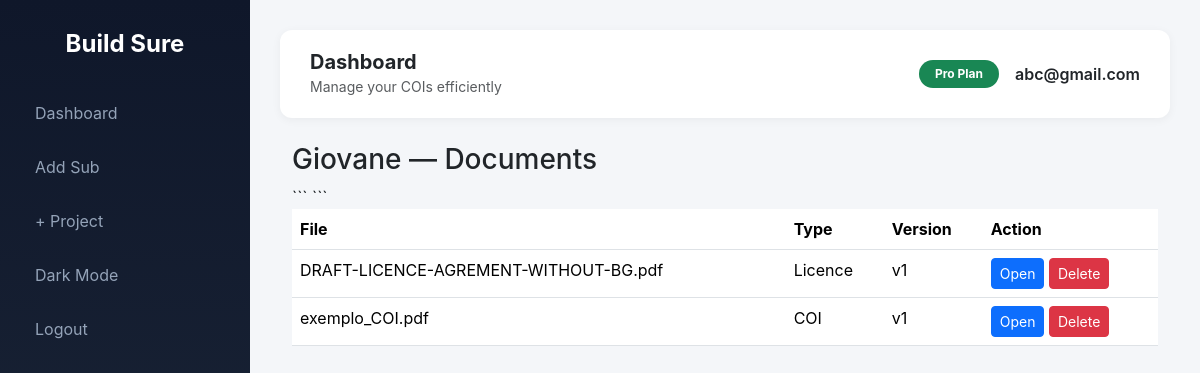
The page /sub/1/documents (signed in) on the database its author committed.
### main.py (models this page shows, shortened)
class User(db.Model, UserMixin):
    id = db.Column(db.Integer, primary_key=True)
    email = db.Column(db.String(120), unique=True, nullable=False)
    password = db.Column(db.String(200), nullable=False)
    timezone = db.Column(db.String(50), default="US/Eastern")
    paid = db.Column(db.Boolean, default=False)
    subs = db.relationship(
        'Subcontractor',
        backref='owner',
        cascade="all, delete-orphan",
        lazy=True
    )

class Subcontractor(db.Model):
    id = db.Column(db.Integer, primary_key=True)
    user_id = db.Column(
        db.Integer,
        db.ForeignKey('user.id'),
        nullable=False
    )
    name = db.Column(db.String(150))
    email = db.Column(db.String(150))
    phone = db.Column(db.String(30))
    role = db.Column(db.String(100))
    timezone = db.Column(db.String(50))
    coi_expiration = db.Column(db.Date)
    last_reminder_sent = db.Column(db.DateTime)
    documents = db.relationship(
        "Document",
        backref="sub",
        lazy=True,
        cascade="all, delete-orphan"
    )

class Document(db.Model):
    id = db.Column(db.Integer, primary_key=True)
    filename = db.Column(db.String(200))
    original_name = db.Column(db.String(200))
    document_type = db.Column(db.String(50))
    version = db.Column(db.Integer, default=1)
    upload_date = db.Column(db.DateTime, default=datetime.utcnow)
    sub_id = db.Column(
        db.Integer,
        db.ForeignKey("subcontractor.id"),
        nullable=True
    )
    project_id = db.Column(
        db.Integer,
        db.ForeignKey("project.id"),
        nullable=True
    )

### main.py (the view)
@app.route("/sub/<int:sub_id>/documents")
@login_required
def view_sub_documents(sub_id):
    sub = Subcontractor.query.filter_by(
        id=sub_id,
        user_id=current_user.id
    ).first_or_404()
    documents = Document.query.filter_by(
        sub_id=sub.id
    ).order_by(Document.upload_date.desc()).all()
    return render_template(
        "view_sub_documents.html",
        sub=sub,
        documents=documents
    )

### main.py (called while the page is built)
@login_manager.user_loader
def load_user(user_id):
    return db.session.get(User, int(user_id))

### templates/view_sub_documents.html (shortened to what this page needs)
{% extends "base.html" %}
{% block content %}
<h3>{{ sub.name }} — Documents</h3>
{% if documents %}
<table class="table">
<thead>
    <tr>
        <th>File</th>
        <th>Type</th>
        <th>Version</th>
        <th>Action</th>
    </tr>
</thead>
<tbody>
    {% for doc in documents %}
    <tr>
        <td>
            {{ doc.original_name or doc.filename }}
        </td>
        <td>
            {{ doc.document_type }}
        </td>
        <td>
            v{{ doc.version }}
        </td>
        <td>
            <a href="{{ url_for('view_document', doc_id=doc.id) }}"
               target="_blank"
               class="btn btn-sm btn-primary">
               Open
            </a>
            <form action="{{ url_for('delete_document', doc_id=doc.id) }}"
                  method="POST"
                  style="display:inline;">
                <button class="btn btn-sm btn-danger"
                        onclick="return confirm('Delete this document?')">
                    Delete
                </button>
            </form>
        </td>
    </tr>
    {% endfor %}
</tbody>
</table>
{% else %}
<p>No documents uploaded for this subcontractor.</p>
{% endif %}
{% endblock %}

### templates/base.html (shortened to what this page needs)
<!DOCTYPE html>
<html lang="en">
<head>
    <link href="https://cdn.jsdelivr.net/npm/bootstrap@5.3.2/dist/css/bootstrap.min.css" rel="stylesheet">
</head>
<body>
{% if current_user.is_authenticated %}
<div class="sidebar">
    <h4>Build Sure</h4>
    <a href="{{ url_for('dashboard') }}">Dashboard</a>
    <a href="{{ url_for('add_sub') }}">Add Sub</a>
    <a href="{{ url_for('add_project') }}" class="nav-btn">
    + Project
</a>
    <a href="#" id="toggleDark">Dark</a>
    <a href="{{ url_for('logout') }}">Logout</a>
</div>
{% endif %}
<div class="{% if current_user.is_authenticated %}main-content{% endif %}">
{% if current_user.is_authenticated %}
<div class="navbar-top d-flex justify-content-between align-items-center">
    <div class="d-flex align-items-center gap-3">
        <div>
            <h5 class="mb-0 fw-bold">Dashboard</h5>
            <small class="text-muted">Manage your COIs efficiently</small>
        </div>
    </div>
    <div class="d-flex align-items-center gap-3">
        <span class="badge bg-success rounded-pill px-3 py-2">
            Pro Plan
        </span>
        <span class="fw-semibold">{{ current_user.email }}</span>
    </div>
</div>
{% endif %}
<div class="position-fixed top-0 end-0 p-3" style="z-index: 9999">
</div>
<div class="container-fluid">
    {% block content %}{% endblock %}
</div>
</div>
</body>
</html>

### templates/base.html (style rules this page uses)
body { background-color: #f4f6f9; font-family: 'Inter', sans-serif; transition: background-color 0.3s ease, color 0.3s ease; }
.sidebar { height: 100vh; position: fixed; width: 250px; background: linear-gradient(180deg, #0f172a, #1e293b); color: white; padding-top: 30px; transition: transform 0.3s ease; }
.sidebar h4 { text-align: center; margin-bottom: 30px; font-weight: 700; }
.sidebar a { color: #94a3b8; text-decoration: none; display: block; padding: 12px 20px; border-radius: 10px; margin: 6px 15px; transition: 0.2s ease; }
.main-content { margin-left: 250px; padding: 30px; transition: margin-left 0.3s ease; }
.navbar-top { background: white; padding: 20px 30px; border-radius: 12px; margin-bottom: 25px; box-shadow: 0 2px 10px rgba(0,0,0,0.05); transition: background 0.3s ease; }

### rows shown on the page
User: email "abc@gmail.com"
Subcontractor: name "Giovane"
Document: original_name "DRAFT-LICENCE-AGREMENT-WITHOUT-BG.pdf", document_type "Licence", version "1"
Document: original_name "exemplo_COI.pdf", document_type "COI", version "1"
